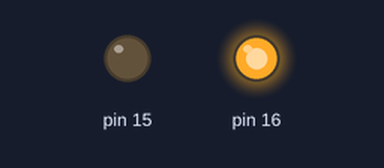
The sketch below on a simulated Arduino Uno, built with avr-gcc and run on an emulated ATmega328P. Parts: output pins drawn as LEDs (lit = HIGH).

Above: at 0.5 s.
At 2.7 s:
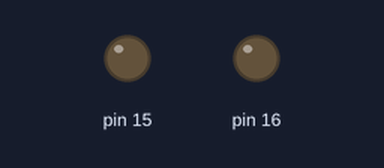
At 5.0 s:
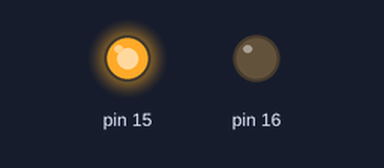
Timing chart, 0 to 6.9 s (numbered marks = the images above):
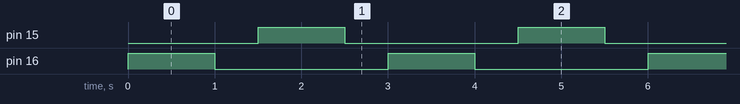

The sketch:

sketch_jun09a.ino
```cpp
void setup() {
  pinMode(16,OUTPUT);
  pinMode(15,OUTPUT);
}

void loop() {
  digitalWrite(16,HIGH);
  delay(1000);
  digitalWrite(16,LOW);
  delay(500);
  digitalWrite(15,HIGH);
  delay(1000);
  digitalWrite(15,LOW);
  delay(500);
  // put your main code here, to run repeatedly:

}
```

Measured:
- by itself, pin 15, pin 16: alternates HIGH for 1.0 s and LOW for 2.0 s
- by itself, everything shown: repeats every 3.0 s, in 4 steps
